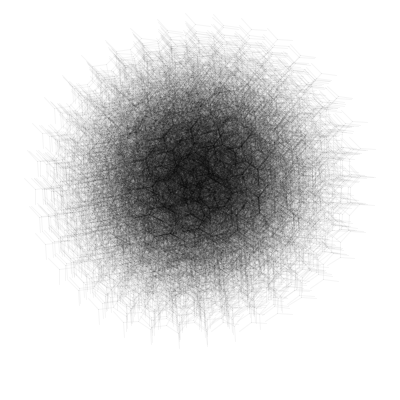
Frame 1 (no input)
Frame 60 (the mouse pressed at the canvas centre just before this capture): identical to frame 1, image omitted
Frame 120 (the mouse held since frame 60 and released just before this capture): identical to frame 1, image omitted

The Processing sketch that drew this single still picture (run headless with seeded random() and noise(); from frame 60 on, the mouse is pressed at the canvas centre):

// Processing sketch: processing_17666
// ── processing_17666.pde

float incrementA, incrementB;
int iterations;
int baseX, baseY;
int len;
int d;

void setup() {
  size(400,400);
  background(255);
  stroke(0,0,0,10);
  smooth();
  iterations = 15;
  baseX = width/2;
  baseY = height/2;
  len = 15;
  d = 6;
  
  randomiseIncrements();
  bifurcate(baseX,baseY,-PI/2,iterations);

}

void draw() {

}

void bifurcate(float x,float y, float a, int c) {
  float newX=x+len*cos(a);
  float newY=y+len*sin(a);
  line(x,y,newX,newY);
  if (c>0) {
    bifurcate(newX,newY,a+incrementA,c-1);
    bifurcate(newX,newY,a+incrementB,c-1);

  }

}

void randomiseIncrements(){
  incrementA=random(-PI,PI);
  incrementB=random(-PI,PI);
}

void mousePressed() {
  background(255);
  randomiseIncrements();
  bifurcate(baseX,baseY,-PI/2,iterations);
}
